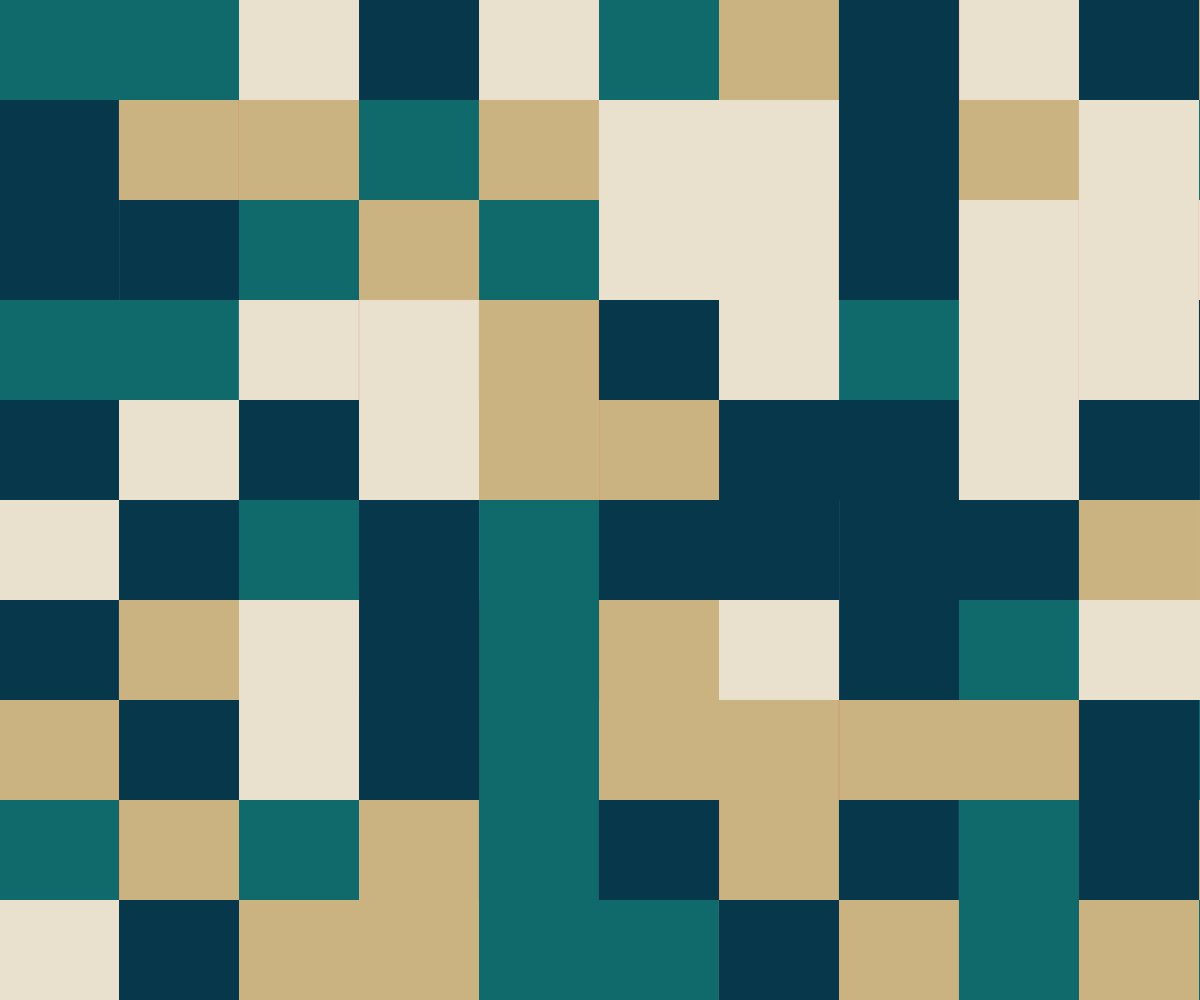
Frame 1 (no input)
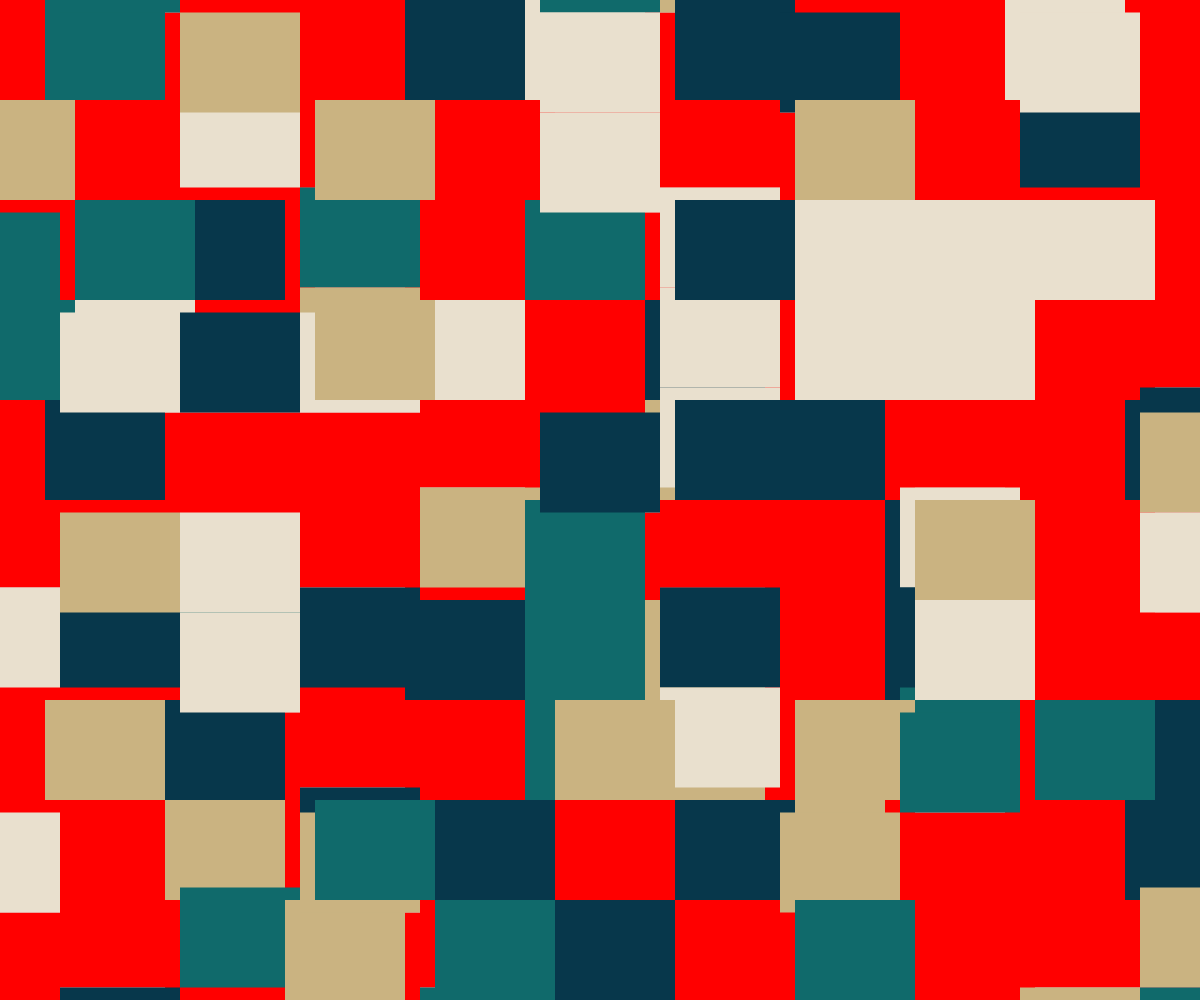
Frame 60 (no input)
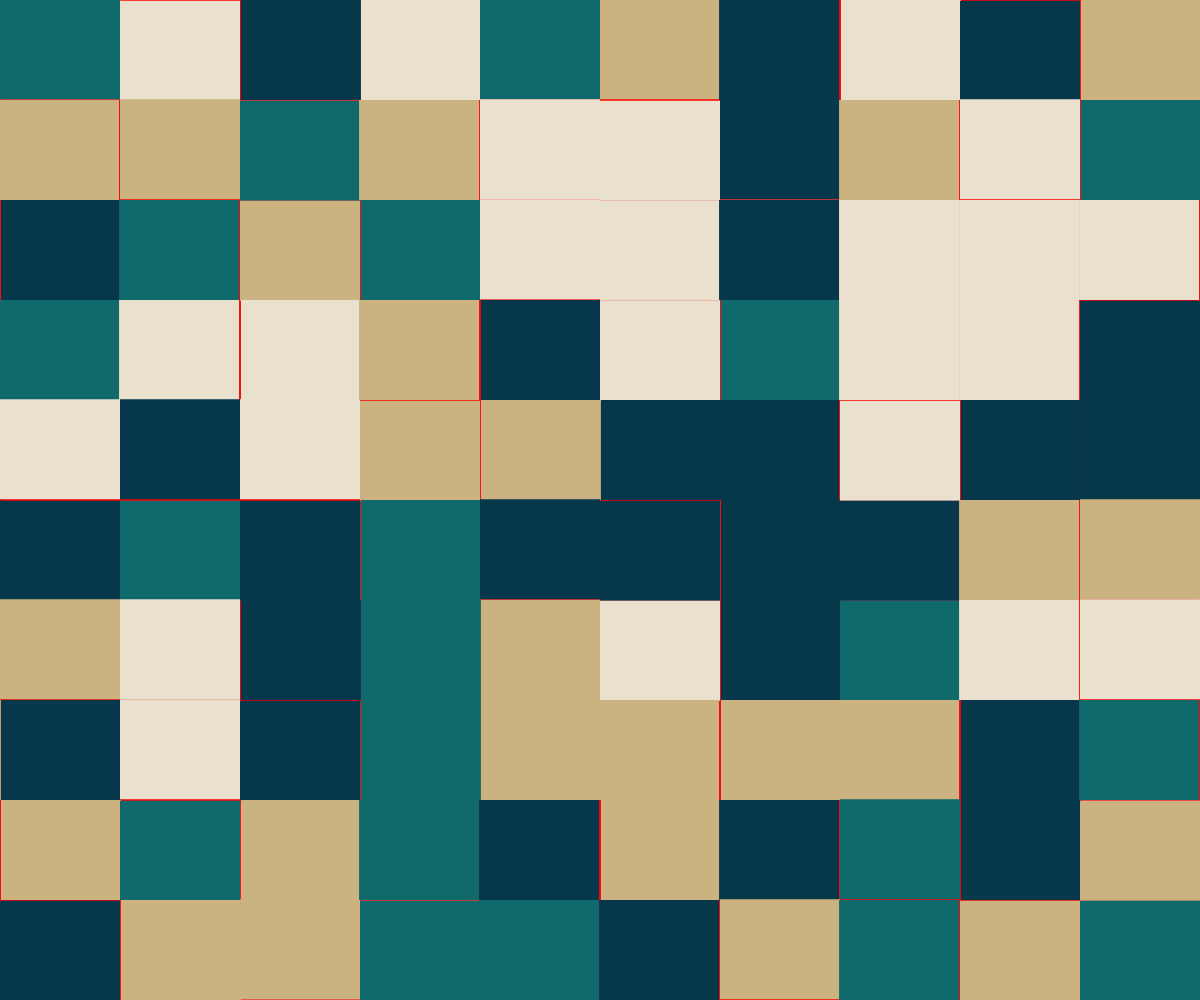
Frame 120 (the mouse pressed at the canvas centre since frame 60)

The p5.js sketch that drew these frames (run headless with seeded random() and noise() and a simulated clock; from frame 60 on, the mouse is pressed at the canvas centre):

// p5.js sketch
// ── sketch.js
const n = 10;
let rectangle = [];

function setup() {
  createCanvas(windowWidth, windowHeight);

  const s = createVector(width/n, height/n);
  const cp = random(colorPalletes).colors;
  for (let x = 0; x < n+1; x ++) {
    for(let y = 0; y < n; y ++){
      rectangle.push(new Rect(x*s.x, y*s.y, s.x, s.y, random(cp)));
    }
  }
}

function draw() {
  background(220);

  for(let i in rectangle){
    rectangle[i].move();
    rectangle[i].hoge(fract(frameCount / 100));
  }
  for (let i in rectangle) {
    rectangle[i].display(fract(frameCount / 100));
  }
}

class Rect {
  constructor(x, y, w, h, c){
    this.p = createVector(x, y);
    this.v = createVector(-1, 0);
    this.s = createVector(w, h);
    this.c = c;
    this.d = random([[0, 1],[0, -1],[1, 0],[-1, 0]]);
  }

  move(){
    if (this.p.x < -this.s.x) {
      this.p.x = width;
    }
    this.p.add(this.v);
  }

  display(t){
    const b = this.s.copy();
    b.x *= this.d[0];
    b.y *= this.d[1];

    const a = this.s.copy().mult(Easing.easeInOutExpo(t));
    a.x *= this.d[0];
    a.y *= this.d[1];

    noStroke();
    fill(this.c);
    rect(this.p.x + a.x, this.p.y + a.y, this.s.x, this.s.y);
  }

  hoge(t){
    const b = this.s.copy();
    b.x *= this.d[0];
    b.y *= this.d[1];

    const a = this.s.copy().mult(Easing.easeInOutExpo(t));
    a.x *= this.d[0];
    a.y *= this.d[1];

    noStroke();
    fill(255, 0, 0);
    rect(this.p.x + a.x - b.x, this.p.y + a.y - b.y, this.s.x, this.s.y);
  }
}

class Easing {
  static easeInSine(x) {
    return 1 - Math.cos((x * Math.PI) / 2);
  }

  static easeOutSine(x) {
    return Math.sin((x * Math.PI) / 2);
  }

  static easeInOutSine(x) {
    return -(Math.cos(Math.PI * x) - 1) / 2;
  }

  static easeInQuad(x) {
    return x * x;
  }

  static easeOutQuad(x) {
    return 1 - (1 - x) * (1 - x);
  }

  static easeInOutQuad(x) {
    return x < 0.5 ? 2 * x * x : 1 - Math.pow(-2 * x + 2, 2) / 2;
  }

  static easeInCubic(x) {
    return x * x * x;
  }

  static easeOutCubic(x) {
    return 1 - Math.pow(1 - x, 3);
  }

  static easeInOutCubic(x) {
    return x < 0.5 ? 4 * x * x * x : 1 - Math.pow(-2 * x + 2, 3) / 2;
  }

  static easeInQuart(x) {
    return x * x * x * x;
  }

  static easeOutQuart(x) {
    return 1 - Math.pow(1 - x, 4);
  }

  static easeInOutQuart(x) {
    return x < 0.5 ? 8 * x * x * x * x : 1 - Math.pow(-2 * x + 2, 4) / 2;
  }

  static easeInQuint(x) {
    return x * x * x * x * x;
  }

  static easeOutQuint(x) {
    return 1 - Math.pow(1 - x, 5);
  }

  static easeInOutQuint(x) {
    return x < 0.5 ? 16 * x * x * x * x * x : 1 - Math.pow(-2 * x + 2, 5) / 2;
  }

  static easeInExpo(x) {
    return x === 0 ? 0 : Math.pow(2, 10 * x - 10);
  }

  static easeOutExpo(x) {
    return x === 1 ? 1 : 1 - Math.pow(2, -10 * x);
  }

  static easeInOutExpo(x) {
    return x === 0 ?
      0 :
      x === 1 ?
      1 :
      x < 0.5 ?
      Math.pow(2, 20 * x - 10) / 2 :
      (2 - Math.pow(2, -20 * x + 10)) / 2;
  }

  static easeInCirc(x) {
    return 1 - Math.sqrt(1 - Math.pow(x, 2));
  }

  static easeOutCirc(x) {
    return Math.sqrt(1 - Math.pow(x - 1, 2));
  }

  static easeInOutCirc(x) {
    return x < 0.5 ?
      (1 - Math.sqrt(1 - Math.pow(2 * x, 2))) / 2 :
      (Math.sqrt(1 - Math.pow(-2 * x + 2, 2)) + 1) / 2;
  }

  static easeOutBack(x) {
    const c1 = 1.70158;
    const c3 = c1 + 1;
    return 1 + c3 * Math.pow(x - 1, 3) + c1 * Math.pow(x - 1, 2);
  }

  static easeInOutBack(x) {
    const c1 = 1.70158;
    const c2 = c1 * 1.525;
    return x < 0.5 ?
      (Math.pow(2 * x, 2) * ((c2 + 1) * 2 * x - c2)) / 2 :
      (Math.pow(2 * x - 2, 2) * ((c2 + 1) * (x * 2 - 2) + c2) + 2) / 2;
  }
}

const colorPalletes = [
  {
    name: "DeepEmeraldGold",
    colors: ["#005e55", "#fff9bf", "#edb50c", "#b8003d", "#5e001f"],
  },
  {
    name: "WarmRainbow",
    colors: ["#01204E", "#028391", "#F6DCAC", "#FAA968", "#F85525"],
  },
  {
    name: "ChocolateAndCream",
    colors: ["#D54751", "#EF9A48", "#FFFCC7", "#4DA394", "#59322B"],
  },
  {
    name: "PopArt",
    colors: ["#241965", "#653993", "#9F4094", "#B73D6E", "#F19406"],
  },
  {
    name: "DeepEmeraldGold",
    colors: ["#F87523", "#FFC31B", "#E7DCC9", "#1DB7B9", "#126D68"],
  },
  {
    name: "GreenPink",
    colors: ["#01B999", "#FAB3B3", "#DC958F", "#A1D8CE", "#F1FAF7"],
  },
  {
    name: "NatureTranquility",
    colors: ["#106A6B", "#07374B", "#CAB381", "#E9E0CE"],
  },
  {
    name: "VibrantHarmony",
    colors: ["#F15946", "#5681CB", "#FAAA2D", "#296647", "#453945"],
  },
  {
    name: "Serenity Bliss",
    colors: ["#FFB4B8", "#EF4B28", "#0A563A", "#FFBC54", "#ECE9E0"],
  }
];
